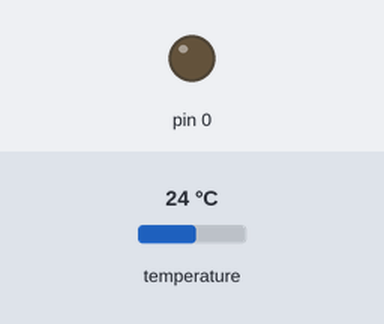
Bench run of a sketch on a simulated Arduino Uno, built with avr-gcc and run on an emulated ATmega328P. Parts: output pins drawn as LEDs (lit = HIGH). The test bench sets the inputs (shaded band); at power-on: temperature 24 °C.

Above: at 5.0 s.
Timing chart, 0 to 13.1 s (numbered marks = the images above):
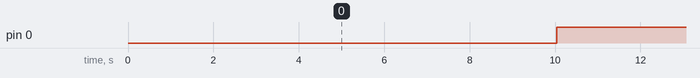

The sketch:

eppen_sensor_doze.ino
```cpp
//eppen_sensor.ino
//by Andrew Payne
//rev. 06/11/14
//cribs from http://tushev.org/articles/arduino/item/52-how-it-works-ds18b20-and-arduino

#include <SoftwareSerial.h>
#include <OneWire.h>

OneWire ds(3);
SoftwareSerial tinySerial(8, 2); // RX, TX


#define DS18S20_ID 0x10
#define DS18B20_ID 0x28


void setup()
{
  tinySerial.begin(9600);
  pinMode(0,OUTPUT);
}

void loop(void)
{
  byte i;
  byte data[12];
  byte addr[8];
  float temp;

  //each sensor has a unique ID
  if (!ds.search(addr)) {
      ds.reset_search();
      return;
  }

  //check for valid ID
  if (OneWire::crc8(addr,7) != addr[7]){
    return;
  }
  if (addr[0] != DS18B20_ID){
    return;
  }

  ds.reset(); //needed before any communication can occur
  ds.select(addr);

  //0x44 is CONVERT command for data conversion for 2-byte measurement
  ds.write(0x44, 1); //measurement is stored in sensor scratchpad (RAM)
  delay(9995);
  ds.reset();
  ds.select(addr);

  //0xBE is READ SCRATCHPAD -> 9 data bytes expected
  ds.write(0xBE);
  for (i = 0; i < 9; i++) {
    data[i] = ds.read();
  }
  //multiply by sensor resolution
  temp = ( (data[1] << 8) + data[0])*0.0625;

  digitalWrite(0, LOW);
  delay(4);
  tinySerial.print("ID=1112 R=");
  tinySerial.print(temp);
  tinySerial.print("\n");
  delay(1);
  digitalWrite(0, HIGH);
}
```

Measured:
- by itself, pin 0: alternates HIGH for 10.0 s and LOW for 0.02 s
